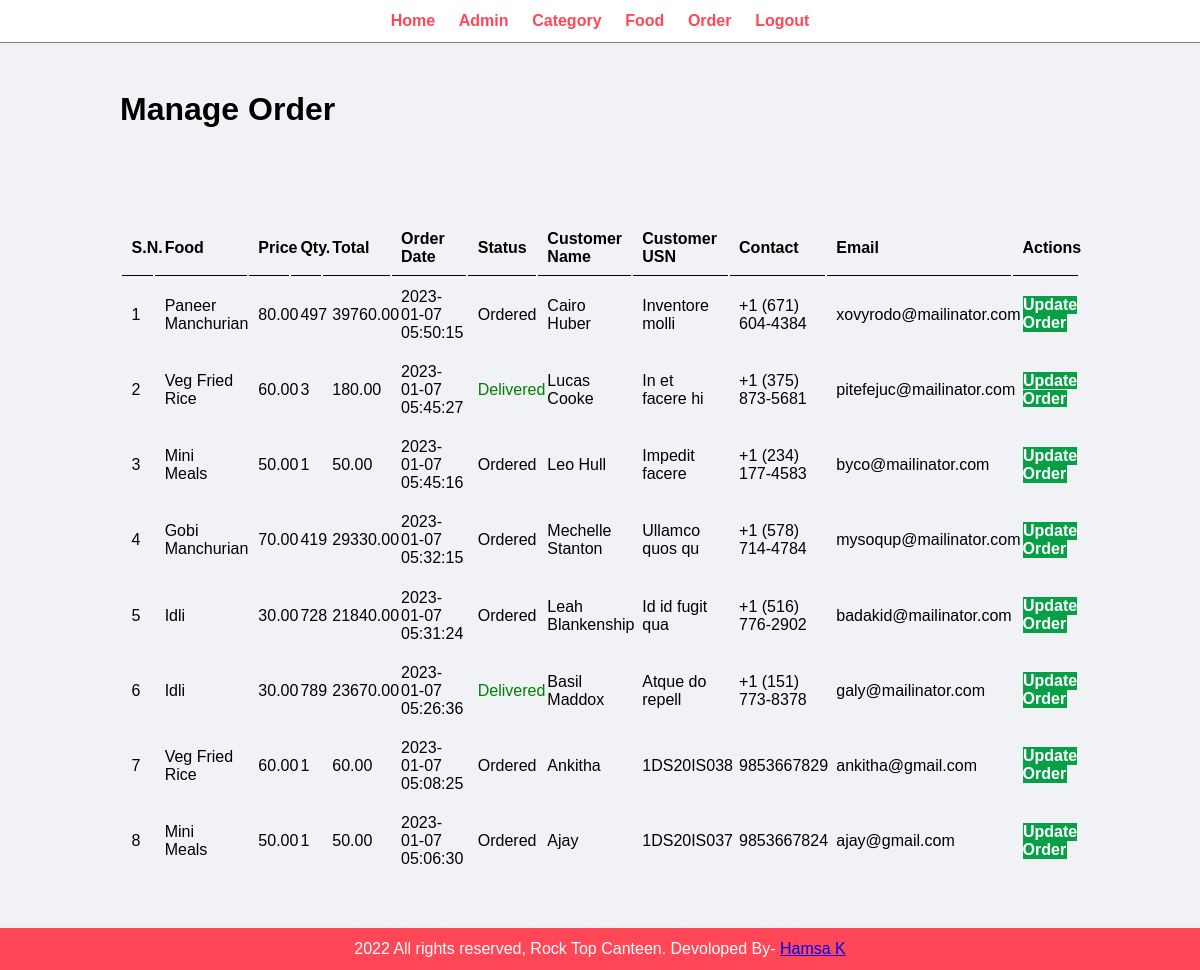
The app's page /admin/manage-order.php (signed in) with its own data.
### tables this page shows
CREATE TABLE `tbl_order` (
  `id` int(10) UNSIGNED NOT NULL,
  `food` varchar(150) NOT NULL,
  `price` decimal(10,2) NOT NULL,
  `qty` int(11) NOT NULL,
  `total` decimal(10,2) NOT NULL,
  `order_date` datetime NOT NULL,
  `status` varchar(50) NOT NULL,
  `customer_name` varchar(150) NOT NULL,
  `customer_usn` varchar(15) NOT NULL,
  `customer_contact` varchar(20) NOT NULL,
  `customer_email` varchar(150) NOT NULL
);

### admin/manage-order.php (the view, shortened to what this page needs)
<?php include('partials/menu.php'); ?>
<div class="main-content">
    <div class="wrapper">
        <h1>Manage Order</h1>
                <br /><br /><br />
                <br><br>
                <table class="tbl-full">
                    <tr>
                        <th>S.N.</th>
                        <th>Food</th>
                        <th>Price</th>
                        <th>Qty.</th>
                        <th>Total</th>
                        <th>Order Date</th>
                        <th>Status</th>
                        <th>Customer Name</th>
                        <th>Customer USN</th>
                        <th>Contact</th>
                        <th>Email</th>
                        <th>Actions</th>
                    </tr>
                    <?php
                        $sql = "SELECT * FROM tbl_order ORDER BY id DESC";
                        $res = mysqli_query($conn, $sql);
                        $count = mysqli_num_rows($res);
                        $sn = 1;
                        if($count>0)
                        {
                            while($row=mysqli_fetch_assoc($res))
                            {
                                $id = $row['id'];
                                $food = $row['food'];
                                $price = $row['price'];
                                $qty = $row['qty'];
                                $total = $row['total'];
                                $order_date = $row['order_date'];
                                $status = $row['status'];
                                $customer_name = $row['customer_name'];
                                $customer_usn = $row['customer_usn'];
                                $customer_contact = $row['customer_contact'];
                                $customer_email = $row['customer_email'];
                                ?>
                                    <tr>
                                        <td><?php echo $sn++; ?></td>
                                        <td><?php echo $food; ?></td>
                                        <td><?php echo $price; ?></td>
                                        <td><?php echo $qty; ?></td>
                                        <td><?php echo $total; ?></td>
                                        <td><?php echo $order_date; ?></td>
                                        <td>
                                            <?php
                                                if($status=="Ordered")
                                                {
                                                    echo "<label>$status</label>";
                                                }
                                                elseif($status=="On Delivery")
                                                {
                                                    echo "<label style='color: orange;'>$status</label>";
                                                }
                                                elseif($status=="Delivered")
                                                {
                                                    echo "<label style='color: green;'>$status</label>";
                                                }
                                                elseif($status=="Cancelled")
                                                {
                                                    echo "<label style='color: red;'>$status</label>";
                                                }
                                            ?>
                                        </td>
                                        <td><?php echo $customer_name; ?></td>
                                        <td><?php echo $customer_usn; ?></td>
                                        <td><?php echo $customer_contact; ?></td>
                                        <td><?php echo $customer_email; ?></td>
                                        <td>
                                            <a href="<?php echo SITEURL; ?>admin/update-order.php?id=<?php echo $id; ?>" class="btn-secondary">Update Order</a>
                                        </td>
                                    </tr>
                                <?php
                            }
                        }
                        else
                        {
                            echo "<tr><td colspan='12' class='error'>Orders not Available</td></tr>";
                        }
                    ?>
                </table>
    </div>
</div>
<?php include('partials/footer.php'); ?>

### admin/partials/menu.php (shortened to what this page needs)
<html>
    <head>
        <link rel="stylesheet" href="../css/admin.css">
    </head>
    <body>
        <div class="menu text-center">
            <div class="wrapper">
            <ul>
                <li><a href="index.php">Home</a></li>
                <li><a href="manage-admin.php">Admin</a></li>
                <li><a href="manage-category.php">Category</a></li>
                <li><a href="manage-food.php">Food</a></li>
                <li><a href="manage-order.php">Order</a></li>
                <li><a href="logout.php">Logout</a></li>
            </ul>
            </div>
        </div>

### admin/partials/footer.php
<div class="footer">
         <div class="wrapper">
            <p class="text-center">2022 All rights reserved, Rock Top Canteen. Devoloped By- <a href="#"> Hamsa K</a></p>
            </div>
        </div>
    </body>
</html>

### css/admin.css (style rules this page uses)
* { margin: 0; padding: 0; font-family: Arial, Helvetica, sans-serif; }
.wrapper { padding: 1%; width: 80%; margin: 0 auto; }
.text-center { text-align: center; }
.tbl-full { width: 100%; }
table tr th { border-bottom: 1px solid black; padding: 1%; text-align: left; }
table tr td { padding: 1%; }
.btn-secondary { background-color: #07a047; padding: 1%; color: white; text-decoration: none; font-weight: bold; }
.menu { border-bottom: 1px solid grey; }
.menu ul { list-style-type: none; }
.menu ul li { display: inline; padding: 1%; }
.menu ul li a { text-decoration: none; font-weight: bold; color: #ff4757; }
.main-content { background-color: #f1f2f6; padding: 3% 0; }
.footer { background-color: #ff4757; color: white; }

### records on screen
tbl_order: food "Paneer Manchurian", price "80.00", qty "497", total "39760.00", order_date "2023-01-07 05:50:15", status "Ordered", customer_name "Cairo Huber", customer_usn "Inventore molli", customer_contact "+1 (671) 604-4384", customer_email "xovyrodo@mailinator.com"
tbl_order: food "Veg Fried Rice", price "60.00", qty "3", total "180.00", order_date "2023-01-07 05:45:27", status "Delivered", customer_name "Lucas Cooke", customer_usn "In et facere hi", customer_contact "+1 (375) 873-5681", customer_email "pitefejuc@mailinator.com"
tbl_order: food "Mini Meals", price "50.00", qty "1", total "50.00", order_date "2023-01-07 05:45:16", status "Ordered", customer_name "Leo Hull", customer_usn "Impedit facere", customer_contact "+1 (234) 177-4583", customer_email "byco@mailinator.com"
tbl_order: food "Gobi Manchurian", price "70.00", qty "419", total "29330.00", order_date "2023-01-07 05:32:15", status "Ordered", customer_name "Mechelle Stanton", customer_usn "Ullamco quos qu", customer_contact "+1 (578) 714-4784", customer_email "mysoqup@mailinator.com"
tbl_order: food "Idli", price "30.00", qty "728", total "21840.00", order_date "2023-01-07 05:31:24", status "Ordered", customer_name "Leah Blankenship", customer_usn "Id id fugit qua", customer_contact "+1 (516) 776-2902", customer_email "badakid@mailinator.com"
tbl_order: food "Idli", price "30.00", qty "789", total "23670.00", order_date "2023-01-07 05:26:36", status "Delivered", customer_name "Basil Maddox", customer_usn "Atque do repell", customer_contact "+1 (151) 773-8378", customer_email "galy@mailinator.com"
tbl_order: food "Veg Fried Rice", price "60.00", qty "1", total "60.00", order_date "2023-01-07 05:08:25", status "Ordered", customer_name "Ankitha", customer_usn "1DS20IS038", customer_contact "9853667829", customer_email "ankitha@gmail.com"
tbl_order: food "Mini Meals", price "50.00", qty "1", total "50.00", order_date "2023-01-07 05:06:30", status "Ordered", customer_name "Ajay", customer_usn "1DS20IS037", customer_contact "9853667824", customer_email "ajay@gmail.com"
